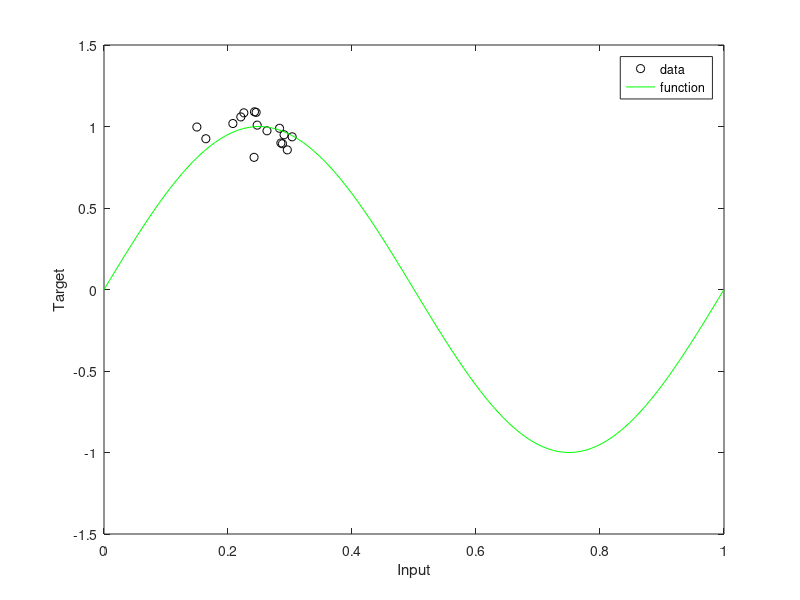

The MATLAB script that drew this image: (Note: this script raises an error after producing the figure.)
%DEMEV3	Demonstrate Bayesian regression for the RBF.
%
%	Description
%	The problem consists an input variable X which sampled from a
%	Gaussian distribution, and a target variable T generated by computing
%	SIN(2*PI*X) and adding Gaussian noise. An RBF network with linear
%	outputs is trained by minimizing a sum-of-squares error function with
%	isotropic Gaussian regularizer, using the scaled conjugate gradient
%	optimizer. The hyperparameters ALPHA and BETA are re-estimated using
%	the function EVIDENCE. A graph  is plotted of the original function,
%	the training data, the trained network function, and the error bars.
%
%	See also
%	DEMEV1, EVIDENCE, RBF, SCG, NETEVFWD
%

%	Copyright (c) Ian T Nabney (1996-2001)

clc;
disp('This demonstration illustrates the application of Bayesian')
disp('re-estimation to determine the hyperparameters in a simple regression')
disp('problem using an RBF netowk. It is based on a the fact that the')
disp('posterior distribution for the output weights of an RBF is Gaussian')
disp('and uses the evidence maximization framework of MacKay.')
disp(' ')
disp('First, we generate a synthetic data set consisting of a single input')
disp('variable x sampled from a Gaussian distribution, and a target variable')
disp('t obtained by evaluating sin(2*pi*x) and adding Gaussian noise.')
disp(' ')
disp('Press any key to see a plot of the data together with the sine function.')
pause;

% Generate the matrix of inputs x and targets t.

ndata = 16;			% Number of data points.
noise = 0.1;			% Standard deviation of noise distribution.
randn('state', 0);
rand('state', 0);
x = 0.25 + 0.07*randn(ndata, 1);
t = sin(2*pi*x) + noise*randn(size(x));

% Plot the data and the original sine function.
h = figure;
nplot = 200;
plotvals = linspace(0, 1, nplot)';
plot(x, t, 'ok')
xlabel('Input')
ylabel('Target')
hold on
axis([0 1 -1.5 1.5])
fplot('sin(2*pi*x)', [0 1], '-g')
legend('data', 'function');

disp(' ')
disp('Press any key to continue')
pause; clc;

disp('Next we create a two-layer MLP network having 3 hidden units and one')
disp('linear output. The designl assumes Gaussian target noise governed by an')
disp('inverse variance hyperparmeter beta, and uses a simple Gaussian prior')
disp('distribution governed by an inverse variance hyperparameter alpha.')
disp(' ');
disp('The network weights and the hyperparameters are initialised and then')
disp('the output layer weights are optimized with the scaled conjugate gradient')
disp('algorithm using the SCG function, with the hyperparameters kept')
disp('fixed. After a maximum of 50 iterations, the hyperparameters are')
disp('re-estimated using the EVIDENCE function. The process of optimizing')
disp('the weights with fixed hyperparameters and then re-estimating the')
disp('hyperparameters is repeated for a total of 3 cycles.')
disp(' ')
disp('Press any key to train the network and determine the hyperparameters.')
pause;

% Set up network parameters.
nin = 1;		% Number of inputs.
nhidden = 3;		% Number of hidden units.
nout = 1;		% Number of outputs.
alpha = 0.01;		% Initial prior hyperparameter. 
beta_init = 50.0;	% Initial noise hyperparameter.

% Create and initialize network weight vector.
net = rbf(nin, nhidden, nout, 'tps', 'linear', alpha, beta_init);
[net.mask, prior] = rbfprior('tps', nin, nhidden, nout, alpha, alpha);
net = netinit(net, prior);

options = foptions;
options(14) = 5;  % At most 5 EM iterations for basis functions
options(1) = -1;  % Turn off all messages
net = rbfsetbf(net, options, x);  % Initialise the basis functions

% Now train the network
nouter = 5;
ninner = 2;
options = foptions;
options(1) = 1;
options(2) = 1.0e-5;		% Absolute precision for weights.
options(3) = 1.0e-5;		% Precision for objective function.
options(14) = 50;		% Number of training cycles in inner loop. 

% Train using scaled conjugate gradients, re-estimating alpha and beta.
for k = 1:nouter
  net = netopt(net, options, x, t, 'scg');
  [net, gamma] = evidence(net, x, t, ninner);
  fprintf(1, '\nRe-estimation cycle %d:\n', k);
  fprintf(1, '  alpha =  %8.5f\n', net.alpha);
  fprintf(1, '  beta  =  %8.5f\n', net.beta);
  fprintf(1, '  gamma =  %8.5f\n\n', gamma);
  disp(' ')
  disp('Press any key to continue.')
  pause;
end

fprintf(1, 'true beta: %f\n', 1/(noise*noise));

disp(' ')
disp('Network training and hyperparameter re-estimation are now complete.') 
disp('Compare the final value for the hyperparameter beta with the true') 
disp('value.')
disp(' ')
disp('Notice that the final error value is close to the number of data')
disp(['points (', num2str(ndata),') divided by two.'])
disp(' ')
disp('Press any key to continue.')
pause; clc;
disp('We can now plot the function represented by the trained network. This')
disp('corresponds to the mean of the predictive distribution. We can also')
disp('plot ''error bars'' representing one standard deviation of the')
disp('predictive distribution around the mean.')
disp(' ')
disp('Press any key to add the network function and error bars to the plot.')
pause;

% Evaluate error bars.
[y, sig2] = netevfwd(netpak(net), net, x, t, plotvals);
sig = sqrt(sig2);

% Plot the data, the original function, and the trained network function.
[y, z] = rbffwd(net, plotvals);
figure(h); hold on;
plot(plotvals, y, '-r')
xlabel('Input')
ylabel('Target')
plot(plotvals, y + sig, '-b');
plot(plotvals, y - sig, '-b');
legend('data', 'function', 'network', 'error bars');

disp(' ')
disp('Notice how the confidence interval spanned by the ''error bars'' is')
disp('smaller in the region of input space where the data density is high,')
disp('and becomes larger in regions away from the data.')
disp(' ')
disp('Press any key to end.')
pause; clc; close(h); 

